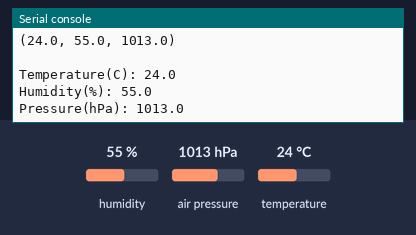
The program below on a simulated CircuitPython board. Parts: the last lines printed to the serial console. The inputs (shaded band) are chosen by the test bench; at power-on: humidity 55 %, air pressure 1013 hPa, temperature 24 °C.

Above: at 1.2 s.
1.3 s: humidity set to 22 %
At 2.6 s:
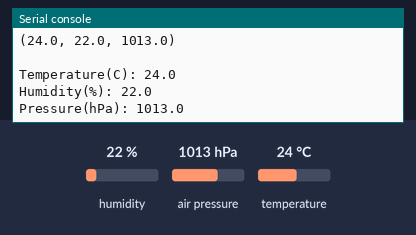
2.8 s: air pressure set to 952 hPa
At 3.8 s:
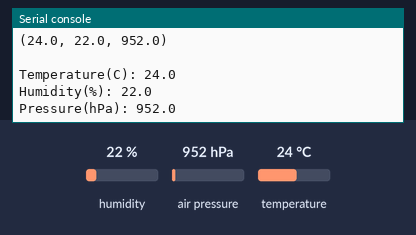
4.3 s: temperature set to 12 °C
At 5.8 s:
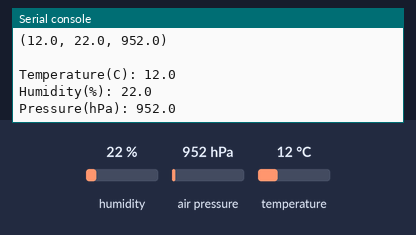

The program:

code.py
```python
import time
import board
import busio
import adafruit_bme280

# Create library object using our Bus I2C port
i2c = busio.I2C(board.SCL, board.SDA)
bme280 = adafruit_bme280.Adafruit_BME280_I2C(i2c)


# change this to match the location's pressure (hPa) at sea level
bme280.sea_level_pressure = 1013.25

while True:

    #Plot weather values on Mu Plotter
    print((bme280.temperature,bme280.humidity,bme280.pressure))

    #Print on Serial console
    print("\nTemperature(C): "+str(bme280.temperature))
    print("Humidity(%): "+str(bme280.humidity))
    print("Pressure(hPa): "+str(bme280.pressure))
    time.sleep(1)
```

Measured:
- after the input at 1.3 s, the serial console: prints a new line after 0.70 s (image 1)
- after the input at 2.8 s, the serial console: prints a new line after 0.21 s (image 2)
- after the input at 4.3 s, the serial console: prints a new line after 0.71 s (image 3)
